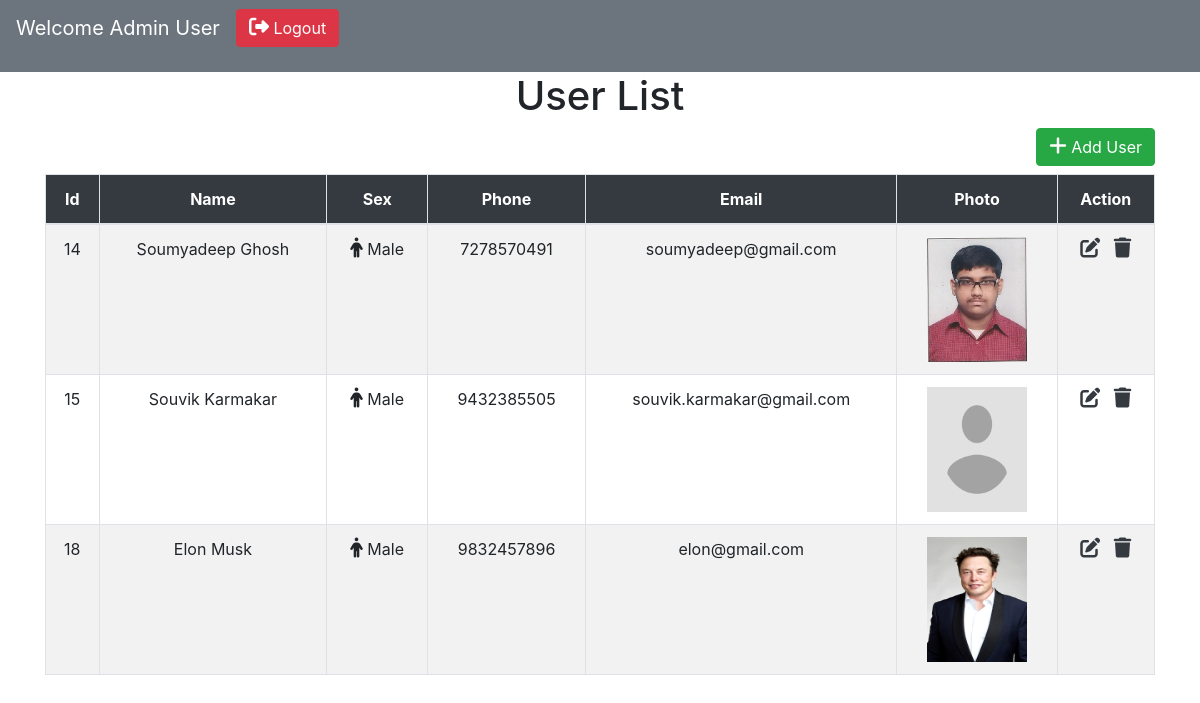
The page /index.php (signed in) on the database as committed earlier.
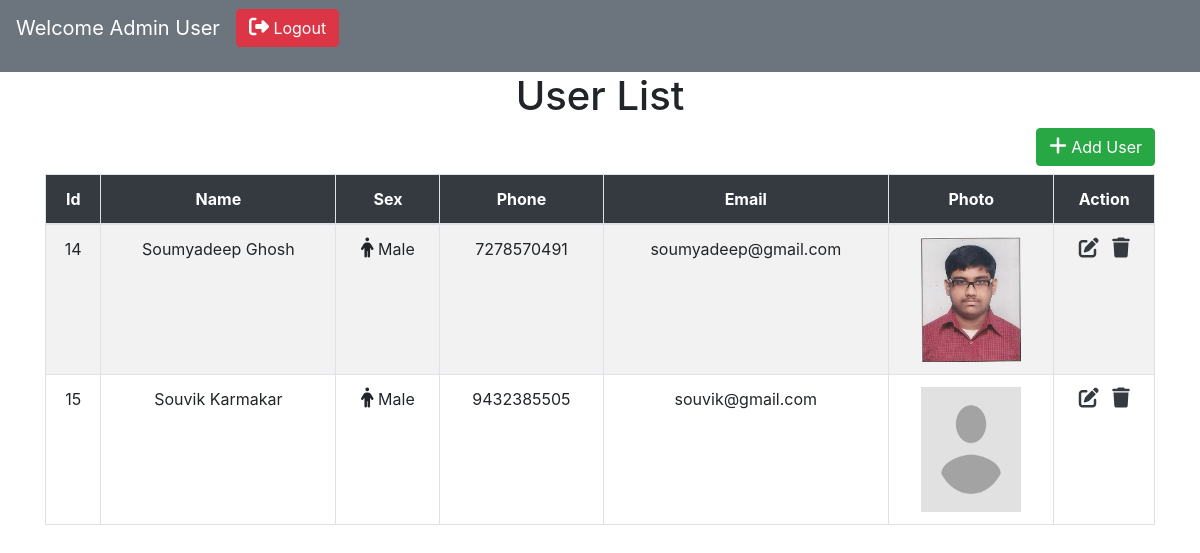
The same page on the database as committed later.
### tables this page shows
CREATE TABLE `users` (
  `id` int(11) NOT NULL,
  `name` varchar(255) NOT NULL,
  `sex` varchar(11) NOT NULL,
  `phone` bigint(12) NOT NULL,
  `email` varchar(255) NOT NULL,
  `image` varchar(255) NOT NULL DEFAULT 'avatar.png'
);

### index.php (the view, shortened to what this page needs)
<?php
    include "config.php";
    $sql = "SELECT * FROM users";
    $query = mysqli_query($link,$sql);
?>
<!DOCTYPE html>
<html lang="en">
<head>
    <link rel="stylesheet" href="https://maxcdn.bootstrapcdn.com/bootstrap/4.5.2/css/bootstrap.min.css">
</head>
<body>
    <nav class="navbar navbar-expand-sm bg-secondary navbar-dark">
        <p class="navbar-brand">
            <?php if(isset($_SESSION['id'])){ ?>
                Welcome <?php echo $_SESSION['name'] ?>
            <?php } ?>
        </p>
        <p class="float-right">
            <a href="logout.php" class="btn btn-danger"><i class='fas fa-sign-out-alt'></i> Logout</a>
        </p>
    </nav>
    <div class="container">
        <h1 class="text-center">User List</h1>
        <div class="text-right"><a href="create.php" class="btn btn-success mb-2"><i class='fas fa-plus'></i> Add User</a></div>
        <table class="table table-bordered table-striped table-hover">
            <thead class="bg-dark text-center text-white">
                <tr>
                    <th>Id</th>
                    <th>Name</th>
                    <th>Sex</th>
                    <th>Phone</th>
                    <th>Email</th>
                    <th>Photo</th>
                    <th>Action</th>
                </tr>
            </thead>
            <tbody class="text-center">
                <?php if(mysqli_num_rows($query) == 0){ ?>
                    <tr><td colspan="7" class="text-center">No record found</td></tr>
                <?php }else{ ?>
                    <?php while($row = mysqli_fetch_assoc($query)){ ?>
                    <tr>
                        <td><?php echo $row['id'] ?></td>
                        <td><?php echo $row['name'] ?></td>
                        <td>
                            <?php if($row['sex'] == 'male'){ ?>
                                <i class='fas fa-male'></i> Male
                            <?php } ?>
                        </td>
                        <td><?php echo $row['phone'] ?></td>
                        <td><?php echo $row['email'] ?></td>
                        <td><img src="uploads/<?php echo $row['image'] ?>" width="100" height="125"></td>
                        <td>
                            <a href="update.php?id=<?php echo $row['id'] ?>" class="text-dark"><i class='fas fa-edit'></i></a>&nbsp;&nbsp;
                            <a href="delete.php?id=<?php echo $row['id'] ?>" class="text-dark"><i class='fas fa-trash'></i></a>
                        </td>
                    </tr>
                <?php }} ?>
            </tbody>
        </table>
    </div>
</body>
</html>

### index.php (style rules this page uses)
.fas { font-size: 20px; }

Rows that differ between the two databases and show on the page:
removed users: id "18", name "Elon Musk", sex "male" (drawn), phone "9832457896", email "elon@gmail.com", image (picture)
changed users "Souvik Karmakar": email "souvik.karmakar@gmail.com" → "souvik@gmail.com"
